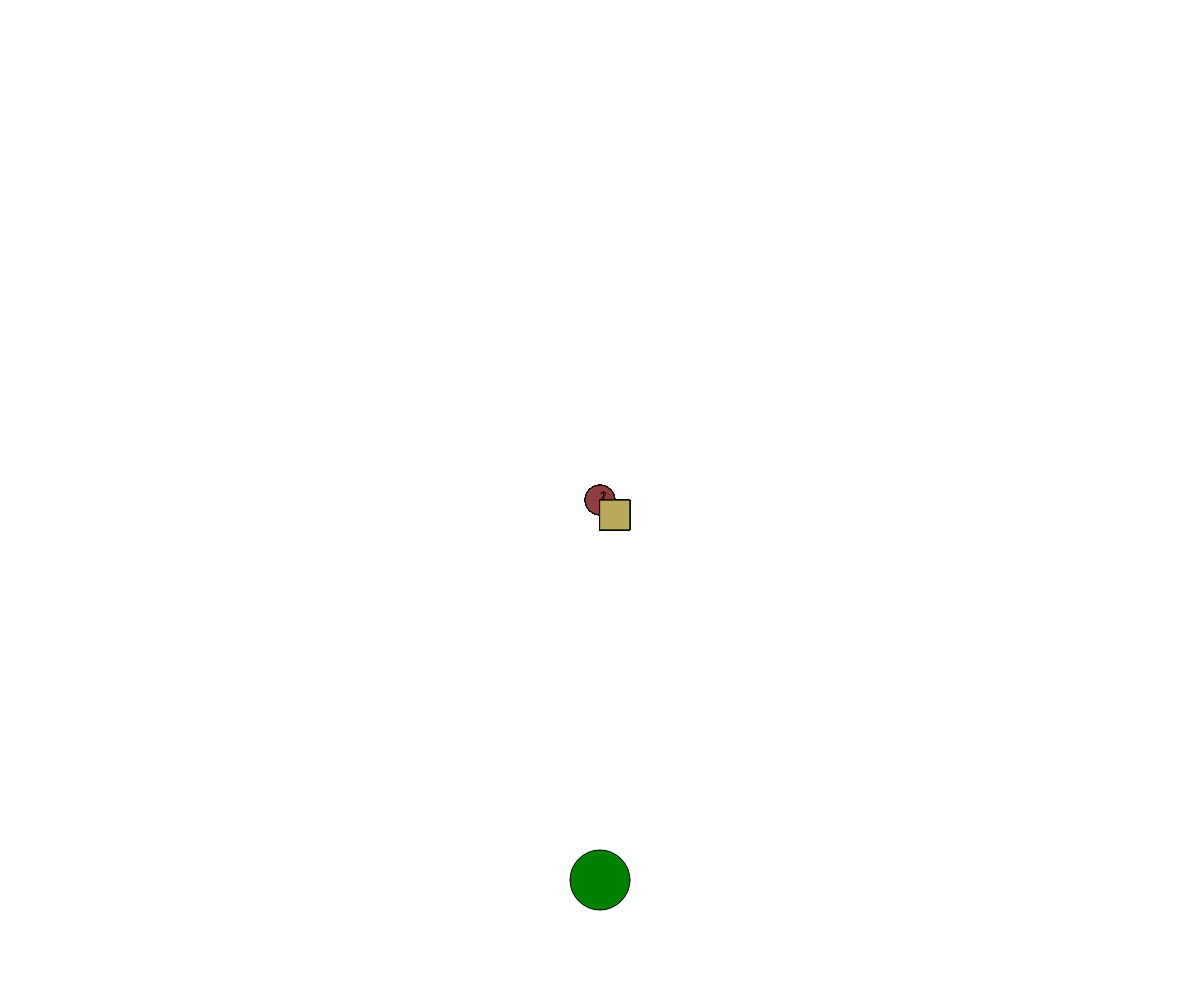
Frame 1 (no input)
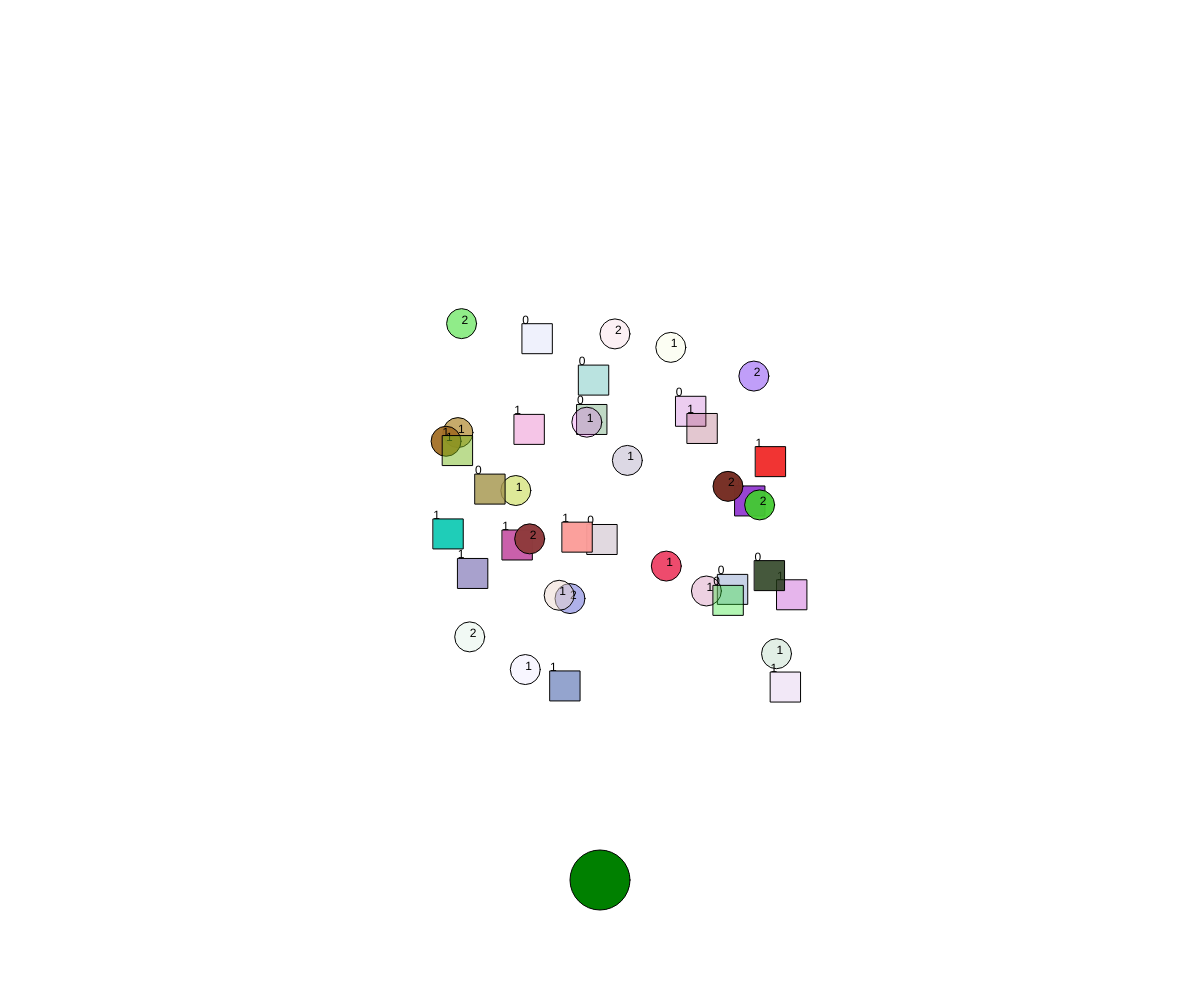
Frame 60 (no input)
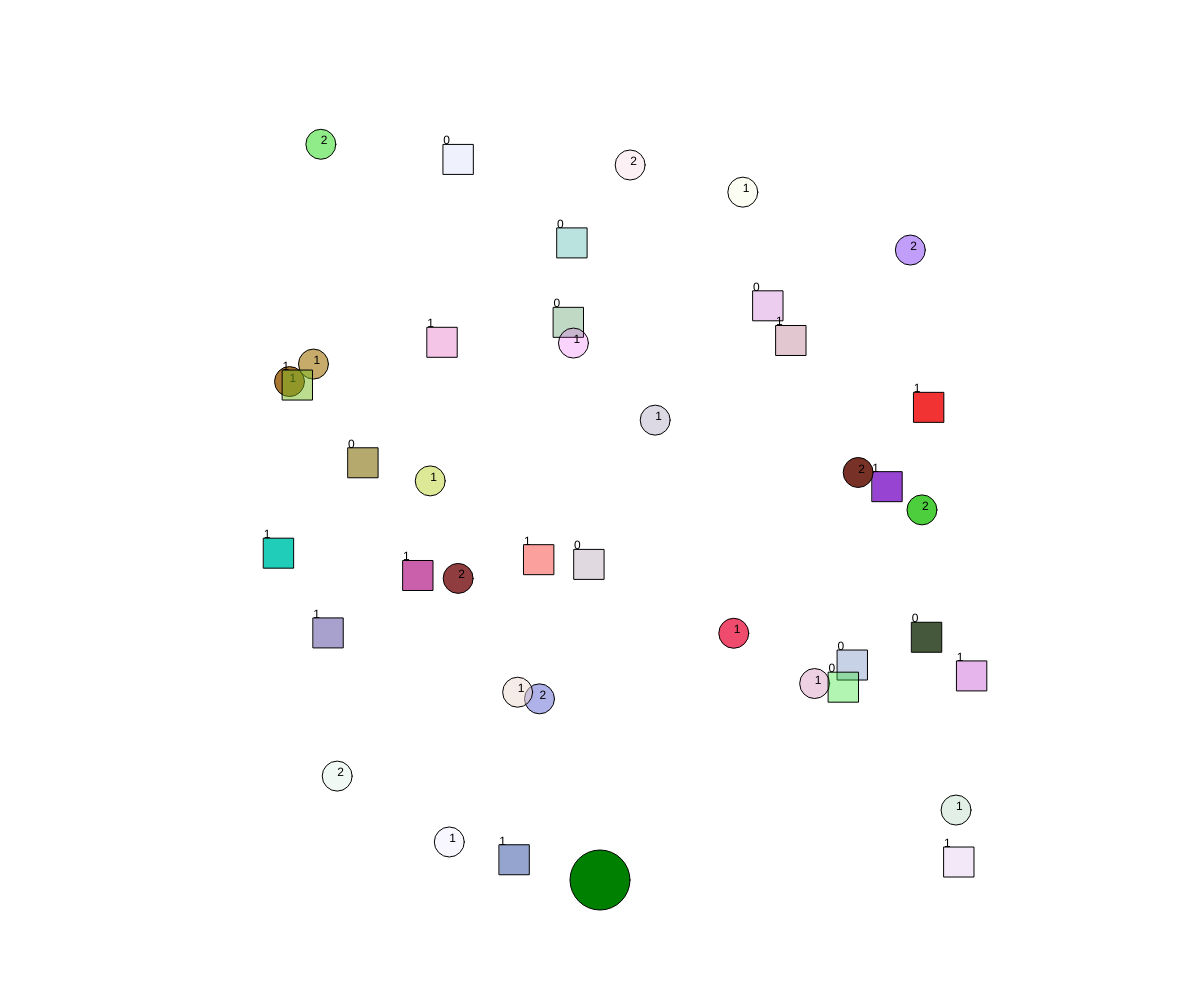
Frame 120 (the mouse pressed at the canvas centre since frame 60)

The p5.js sketch that drew these frames (run headless with seeded random() and noise() and a simulated clock; from frame 60 on, the mouse is pressed at the canvas centre):

// p5.js sketch
// ── sketch.js
let cars = []; // an array for the objects
let frogPos;

function setup() {
  createCanvas(windowWidth, windowHeight);

  frogPos = createVector(width / 2, height - 120);

  // spawn the objects
  for (let i = 0; i < 40; i++) {
    cars.push(new Car()); // put the objects onto the cars array
  }
}


function draw() {

  background('white');

  // iterate through the objects, display them, update them
  for (let i = 0; i < cars.length; i++) {
    cars[i].display();
    cars[i].update();

    // check to see if the frog is near this car !
    if (cars[i].pos.dist(frogPos) < 50) {
      cars.splice(i, 1) ;
    }
  }

  // draw a "frog" here
  fill('green');
  ellipse(frogPos.x, frogPos.y, 60, 60);
  checkForKeys();

  // Or you can have the frog follow your mouse!
  // frogPos.x = mouseX ;
  // frogPos.y = mouseY ;
}


function checkForKeys() {
  if (keyIsDown(LEFT_ARROW)) frogPos.x = frogPos.x - 5;
  if (keyIsDown(RIGHT_ARROW)) frogPos.x = frogPos.x + 5;
  if (keyIsDown(UP_ARROW)) frogPos.y = frogPos.y - 5;
  if (keyIsDown(DOWN_ARROW)) frogPos.y = frogPos.y + 5;

}


// this is the Car class!
class Car {
  constructor() {
    // attributes
    this.pos = createVector(width / 2, height / 2); // where it starts
    this.vel = createVector(random(-3, 3), random(-3, 3)); // direction
    this.r = random(255);
    this.g = random(255);
    this.b = random(255);
    this.a = random(255); // alpha
    this.size = random(24, 120);
    this.type = random(2) ;  // will be a 0 or a 1
  }

  // methods

  display() { // this displays the object

    fill(this.r, this.g, this.b, this.a);
    if (this.type > 1) {
    ellipse(this.pos.x, this.pos.y, 30, 30);
  } else {
    rect(this.pos.x, this.pos.y, 30, 30) ;
  }
  fill('black') ;
  text(this.type.toFixed(0), this.pos.x, this.pos.y) ;
    // image(img1, this.pos.x, this.pos.y, 100, 100) ;
  }


  update() { // this moves the object
    this.pos.add(this.vel);
    if (this.pos.x > width) this.pos.x = 0;
    if (this.pos.x < 0) this.pos.x = width;
    if (this.pos.y > height) this.pos.y = 0;
    if (this.pos.y < 0) this.pos.y = height;
  }

}
